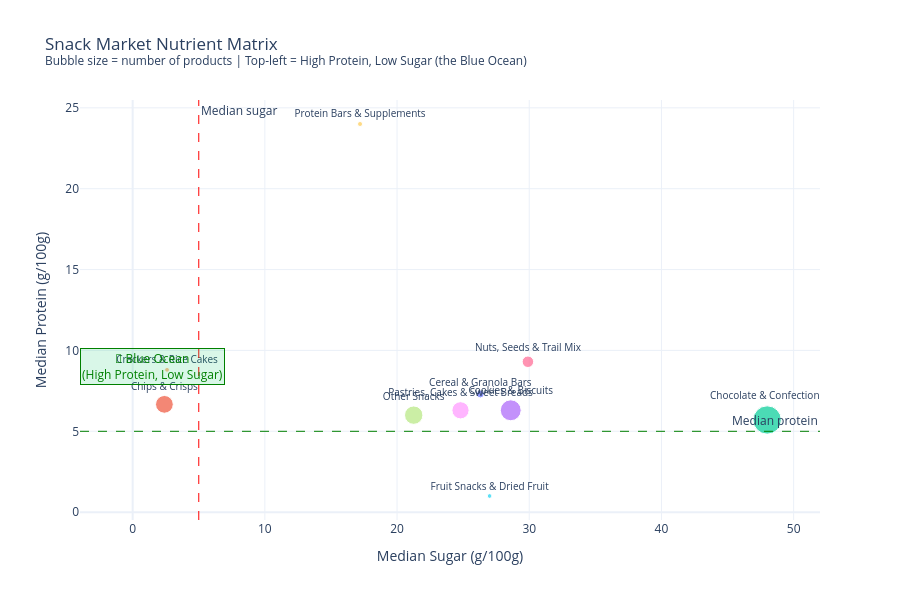

The code cell stored with this chart in its notebook:
### Markdown cell above
### User Story 3 Delivarble

### Code cell
# 3.2 Scatter: Sugar vs Protein per sub-category
NHS_PROTEIN = 5.0  # same threshold used in gap analysis
NHS_SUGAR   = 5.0

fig = px.scatter(
    category_stats,
    x='median_sugar',
    y='median_protein',
    size='product_count',
    color='primary_category',
    text='primary_category',
    hover_data={
        'median_fat': ':.1f',
        'median_fiber': ':.1f',
        'product_count': ':,',
        'primary_category': False,
    },
    title='Snack Market Nutrient Matrix<br>'
          '<sup>Bubble size = number of products | '
          'Top-left = High Protein, Low Sugar (the Blue Ocean)</sup>',
    labels={
        'median_sugar':   'Median Sugar (g/100g)',
        'median_protein': 'Median Protein (g/100g)',
        'primary_category': 'Snack Category',
    },
    template='plotly_white',
)

#  Reference lines: NHS/WHO values
fig.add_hline(
    y=NHS_PROTEIN,
    line_dash='dash', line_color='green', line_width=1,
    annotation_text='Median protein',
    annotation_position='top right',
)
fig.add_vline(
    x=NHS_SUGAR,
    line_dash='dash', line_color='red', line_width=1,
    annotation_text='Median sugar',
    annotation_position='top right',
)

#  Label the empty quadrant
fig.add_annotation(
    x=NHS_SUGAR * 0.3,
    y=NHS_PROTEIN * 1.8,
    text="🎯 Blue Ocean<br>(High Protein, Low Sugar)",
    showarrow=False,
    bgcolor='rgba(0,200,100,0.15)',
    bordercolor='green',
    borderwidth=1,
    font=dict(color='green', size=12),
)

fig.update_traces(textposition='top center', textfont_size=10)
fig.update_layout(height=600, showlegend=False)
fig.show()

### Figure 1 — Plotly figure (JSON) as saved in the notebook; plotly's stock layout.template omitted (floating-point values rounded to 4 significant figures)
{"data": [{"customdata": [[15.5, 5.817, 2592, "Cereal & Granola Bars"]], "hovertemplate": "Median Sugar (g/100g)=%{x}<br>Median Protein (g/100g)=%{y}<br>product_count=%{customdata[2]:,}<br>median_fat=%{customdata[0]:.1f}<br>median_fiber=%{customdata[1]:.1f}<extra></extra>", "legendgroup": "Cereal & Granola Bars", "marker": {"color": "#636efa", "size": [2592], "sizemode": "area", "sizeref": 88.79, "symbol": "circle"}, "mode": "markers+text", "name": "Cereal & Granola Bars", "orientation": "v", "showlegend": true, "text": ["Cereal & Granola Bars"], "textfont": {"size": 10}, "textposition": "top center", "type": "scatter", "x": [26.3], "xaxis": "x", "y": [7.3], "yaxis": "y"}, {"customdata": [[25, 4, 13957, "Chips & Crisps"]], "hovertemplate": "Median Sugar (g/100g)=%{x}<br>Median Protein (g/100g)=%{y}<br>product_count=%{customdata[2]:,}<br>median_fat=%{customdata[0]:.1f}<br>median_fiber=%{customdata[1]:.1f}<extra></extra>", "legendgroup": "Chips & Crisps", "marker": {"color": "#EF553B", "size": [13957], "sizemode": "area", "sizeref": 88.79, "symbol": "circle"}, "mode": "markers+text", "name": "Chips & Crisps", "orientation": "v", "showlegend": true, "text": ["Chips & Crisps"], "textfont": {"size": 10}, "textposition": "top center", "type": "scatter", "x": [2.4], "xaxis": "x", "y": [6.667], "yaxis": "y"}, {"customdata": [[26, 2, 35515, "Chocolate & Confections"]], "hovertemplate": "Median Sugar (g/100g)=%{x}<br>Median Protein (g/100g)=%{y}<br>product_count=%{customdata[2]:,}<br>median_fat=%{customdata[0]:.1f}<br>median_fiber=%{customdata[1]:.1f}<extra></extra>", "legendgroup": "Chocolate & Confections", "marker": {"color": "#00cc96", "size": [35515], "sizemode": "area", "sizeref": 88.79, "symbol": "circle"}, "mode": "markers+text", "name": "Chocolate & Confections", "orientation": "v", "showlegend": true, "text": ["Chocolate & Confections"], "textfont": {"size": 10}, "textposition": "top center", "type": "scatter", "x": [48.0], "xaxis": "x", "y": [5.7], "yaxis": "y"}, {"customdata": [[21, 3, 19357, "Cookies & Biscuits"]], "hovertemplate": "Median Sugar (g/100g)=%{x}<br>Median Protein (g/100g)=%{y}<br>product_count=%{customdata[2]:,}<br>median_fat=%{customdata[0]:.1f}<br>median_fiber=%{customdata[1]:.1f}<extra></extra>", "legendgroup": "Cookies & Biscuits", "marker": {"color": "#ab63fa", "size": [19357], "sizemode": "area", "sizeref": 88.79, "symbol": "circle"}, "mode": "markers+text", "name": "Cookies & Biscuits", "orientation": "v", "showlegend": true, "text": ["Cookies & Biscuits"], "textfont": {"size": 10}, "textposition": "top center", "type": "scatter", "x": [28.6], "xaxis": "x", "y": [6.3], "yaxis": "y"}, {"customdata": [[16.3, 2.8, 1034, "Crackers & Rice Cakes"]], "hovertemplate": "Median Sugar (g/100g)=%{x}<br>Median Protein (g/100g)=%{y}<br>product_count=%{customdata[2]:,}<br>median_fat=%{customdata[0]:.1f}<br>median_fiber=%{customdata[1]:.1f}<extra></extra>", "legendgroup": "Crackers & Rice Cakes", "marker": {"color": "#FFA15A", "size": [1034], "sizemode": "area", "sizeref": 88.79, "symbol": "circle"}, "mode": "markers+text", "name": "Crackers & Rice Cakes", "orientation": "v", "showlegend": true, "text": ["Crackers & Rice Cakes"], "textfont": {"size": 10}, "textposition": "top center", "type": "scatter", "x": [2.6], "xaxis": "x", "y": [8.8], "yaxis": "y"}, {"customdata": [[0.5, 2.128, 966, "Fruit Snacks & Dried Fruit"]], "hovertemplate": "Median Sugar (g/100g)=%{x}<br>Median Protein (g/100g)=%{y}<br>product_count=%{customdata[2]:,}<br>median_fat=%{customdata[0]:.1f}<br>median_fiber=%{customdata[1]:.1f}<extra></extra>", "legendgroup": "Fruit Snacks & Dried Fruit", "marker": {"color": "#19d3f3", "size": [966], "sizemode": "area", "sizeref": 88.79, "symbol": "circle"}, "mode": "markers+text", "name": "Fruit Snacks & Dried Fruit", "orientation": "v", "showlegend": true, "text": ["Fruit Snacks & Dried Fruit"], "textfont": {"size": 10}, "textposition": "top center", "type": "scatter", "x": [27.0], "xaxis": "x", "y": [1.0], "yaxis": "y"}, {"customdata": [[34, 4.8, 5862, "Nuts, Seeds & Trail Mix"]], "hovertemplate": "Median Sugar (g/100g)=%{x}<br>Median Protein (g/100g)=%{y}<br>product_count=%{customdata[2]:,}<br>median_fat=%{customdata[0]:.1f}<br>median_fiber=%{customdata[1]:.1f}<extra></extra>", "legendgroup": "Nuts, Seeds & Trail Mix", "marker": {"color": "#FF6692", "size": [5862], "sizemode": "area", "sizeref": 88.79, "symbol": "circle"}, "mode": "markers+text", "name": "Nuts, Seeds & Trail Mix", "orientation": "v", "showlegend": true, "text": ["Nuts, Seeds & Trail Mix"], "textfont": {"size": 10}, "textposition": "top center", "type": "scatter", "x": [29.9], "xaxis": "x", "y": [9.3], "yaxis": "y"}, {"customdata": [[14.5, 2.4, 15004, "Other Snacks"]], "hovertemplate": "Median Sugar (g/100g)=%{x}<br>Median Protein (g/100g)=%{y}<br>product_count=%{customdata[2]:,}<br>median_fat=%{customdata[0]:.1f}<br>median_fiber=%{customdata[1]:.1f}<extra></extra>", "legendgroup": "Other Snacks", "marker": {"color": "#B6E880", "size": [15004], "sizemode": "area", "sizeref": 88.79, "symbol": "circle"}, "mode": "markers+text", "name": "Other Snacks", "orientation": "v", "showlegend": true, "text": ["Other Snacks"], "textfont": {"size": 10}, "textposition": "top center", "type": "scatter", "x": [21.26], "xaxis": "x", "y": [6.0], "yaxis": "y"}, {"customdata": [[18, 2, 13121, "Pastries, Cakes & Sweet Breads"]], "hovertemplate": "Median Sugar (g/100g)=%{x}<br>Median Protein (g/100g)=%{y}<br>product_count=%{customdata[2]:,}<br>median_fat=%{customdata[0]:.1f}<br>median_fiber=%{customdata[1]:.1f}<extra></extra>", "legendgroup": "Pastries, Cakes & Sweet Breads", "marker": {"color": "#FF97FF", "size": [13121], "sizemode": "area", "sizeref": 88.79, "symbol": "circle"}, "mode": "markers+text", "name": "Pastries, Cakes & Sweet Breads", "orientation": "v", "showlegend": true, "text": ["Pastries, Cakes & Sweet Breads"], "textfont": {"size": 10}, "textposition": "top center", "type": "scatter", "x": [24.8], "xaxis": "x", "y": [6.3], "yaxis": "y"}, {"customdata": [[14.4, 6.6, 1125, "Protein Bars & Supplements"]], "hovertemplate": "Median Sugar (g/100g)=%{x}<br>Median Protein (g/100g)=%{y}<br>product_count=%{customdata[2]:,}<br>median_fat=%{customdata[0]:.1f}<br>median_fiber=%{customdata[1]:.1f}<extra></extra>", "legendgroup": "Protein Bars & Supplements", "marker": {"color": "#FECB52", "size": [1125], "sizemode": "area", "sizeref": 88.79, "symbol": "circle"}, "mode": "markers+text", "name": "Protein Bars & Supplements", "orientation": "v", "showlegend": true, "text": ["Protein Bars & Supplements"], "textfont": {"size": 10}, "textposition": "top center", "type": "scatter", "x": [17.2], "xaxis": "x", "y": [24.0], "yaxis": "y"}], "layout": {"annotations": [{"showarrow": false, "text": "Median protein", "x": 1, "xanchor": "right", "xref": "x domain", "y": 5, "yanchor": "bottom", "yref": "y"}, {"showarrow": false, "text": "Median sugar", "x": 5, "xanchor": "left", "xref": "x", "y": 1, "yanchor": "top", "yref": "y domain"}, {"bgcolor": "rgba(0,200,100,0.15)", "bordercolor": "green", "borderwidth": 1, "font": {"color": "green", "size": 12}, "showarrow": false, "text": "🎯 Blue Ocean<br>(High Protein, Low Sugar)", "x": 1.5, "y": 9}], "height": 600, "legend": {"itemsizing": "constant", "title": {"text": "Snack Category"}, "tracegroupgap": 0}, "shapes": [{"line": {"color": "green", "dash": "dash", "width": 1}, "type": "line", "x0": 0, "x1": 1, "xref": "x domain", "y0": 5, "y1": 5, "yref": "y"}, {"line": {"color": "red", "dash": "dash", "width": 1}, "type": "line", "x0": 5, "x1": 5, "xref": "x", "y0": 0, "y1": 1, "yref": "y domain"}], "showlegend": false, "title": {"text": "Snack Market Nutrient Matrix<br><sup>Bubble size = number of products | Top-left = High Protein, Low Sugar (the Blue Ocean)</sup>"}, "xaxis": {"anchor": "y", "domain": [0, 1], "title": {"text": "Median Sugar (g/100g)"}}, "yaxis": {"anchor": "x", "domain": [0, 1], "title": {"text": "Median Protein (g/100g)"}}}}
